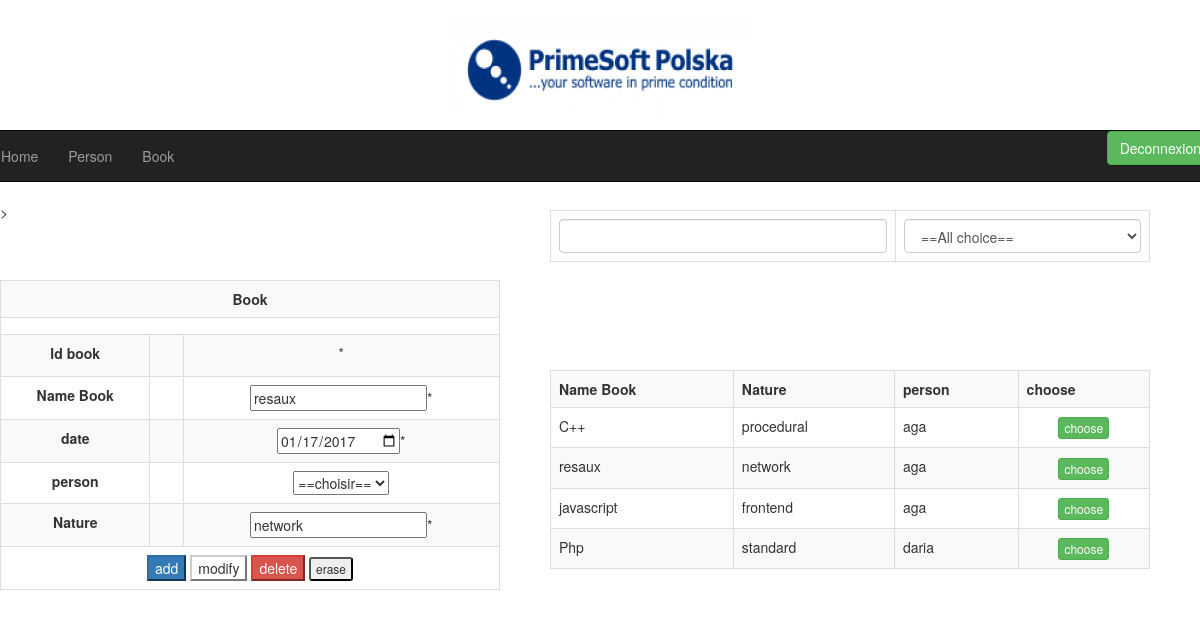
/borrow/book.php?code=5, run on the app's committed database.
### tables this page shows
CREATE TABLE IF NOT EXISTS book (
  id_book int(11) NOT NULL AUTO_INCREMENT,
  date date NOT NULL,
  name_book varchar(50) NOT NULL,
  nature varchar(50) NOT NULL,
  utilisateur int(11) NOT NULL,
  etat int(11) NOT NULL DEFAULT 1,
  PRIMARY KEY (id_book),
  KEY fk_utilisateur (utilisateur)
);

CREATE TABLE IF NOT EXISTS person (
  id_use int(11) NOT NULL AUTO_INCREMENT,
  name varchar(50) DEFAULT NULL,
  surname varchar(50) DEFAULT NULL,
  status varchar(50) NOT NULL,
  telephone varchar(50) NOT NULL,
  etat int(11) NOT NULL DEFAULT 1,
  PRIMARY KEY (id_use)
);

### borrow/book.php (the view, shortened to what this page needs)
<?php include('header.php')?>
<div class='formulaire'>
<form method="post" action="<?php echo $_SERVER['PHP_SELF']; ?>"  align="center"><br/>
				 <table class="table table-bordered table-striped">
				 	<tr>
				 		<td colspan='3'><b> Book </b></td>
				 	</tr><br/>
					<?php
					echo"<tr><td colspan =\"3\">";
					echo"</td></tr>";
					if(isset($_GET['code']))
					{
					$a='select * from book where id_book='.$_GET['code'];
					$s= mysql_query($a) or die();
					$rows1=mysql_fetch_array($s);}
					?>
					<tr>
				 		<td><label for="id_book"><b>Id book<b/></label></td>
				 		<td>&nbsp;</td>
				 		<td><input type="hidden" name="id_book" id="id_book" <?php if(isset($_GET['code'])) echo 'value="'.$rows1['id_book'].'"'; else echo 'value=""' ?>;/>*</td>
				 	</tr>
					<tr>
				 		<td><label for="lib"><b>Name Book<b/></label></td>
				 		<td>&nbsp;</td>
				 		<td><input type="text" name="lib" id="lib" <?php if(isset($_GET['code'])) echo 'value="'.$rows1['name_book'].'"'; else echo 'value=""' ?>;/>*</td>
				 	</tr>
					<tr>
				 		<td><label for="date"><b>date<b/></label></td>
				 		<td>&nbsp;</td>
				 		<td><input type="date" name="date" id="date"  <?php if(isset($_GET['code'])) echo 'value="'.$rows1['date'].'"'; else echo 'value=""' ?>/>*</td>
				 	</tr>
					<tr>
					<td><b>person<b/></td>
					<td>&nbsp;</td>
					<td> <select name='utilisateur'>
						<option value='' selected='selected'>==choisir==</option>
						</select>
					</td>
					</tr>
					 <br/> <br/>
					<tr>
				 		<td><label for="nature"><b>Nature <b/></label></td>
				 		<td>&nbsp;</td>
				 		<td><input type="text" name="nature" id="nature"  <?php if(isset($_GET['code'])) echo 'value="'.$rows1['nature'].'"'; else echo 'value=""' ?>/>*</td>
				 	</tr>
				 	<tr>
				 		<td colspan="3"><input type="submit" name="send" class='btn-primary' value="add" onclick="return validerformulaire();"/>
                        <input type="submit" name="modify" class='btn-default' value="modify"/>
                         <input type="submit" name="delete" class='btn-danger' value="delete"/>
						 <input type="reset" name="cancel" class='btn-xs' value="erase"/></td>
				 	</tr>
				 </table>
			 </form>
		</div>
		<?php
	$sql2="select * from book,person where book.utilisateur=id_use and book.etat=1";
	$reccord_sql2=@mysql_query($sql2);
	$nb=@mysql_num_rows($reccord_sql2);
	if($nb>0)
	{
		$rows=mysql_fetch_array($reccord_sql2);
?>
<div class='liste'>
						<table class="table table-bordered table-striped">
						<tr>
							<th>Name Book</th>
							<th>Nature</th>
							<th>person</th>
							<th>choose</th>
						</tr>
						<?php
						do{ ?>
							<tr bgcolor="white">
								<td><?php echo $rows['name_book']; ?></td>
								<td><?php echo $rows['nature']; ?></td>
								<td><?php echo $rows['name']; ?></td>
								<td align="center"><a href="book.php?code=<?php echo $rows['id_book'];?>"<button type='button' class='btn btn-success btn-xs'>choose</button></a></td>
							</tr>
						<?php }while($rows=mysql_fetch_array($reccord_sql2)); ?>
					</table>
					<?php
				}else{
					echo"Not table save
					";
				}
				?>
    </div>
	 <div class='recherche'>
			<br/><br/>
			<form>
				<table class="table table-bordered">
					<tr>
						<td>
							<input type="text" class="form-control" id="rech1"/>
						</td>
						<td>
						<select class='form-control'>
						<option value='6' select='selected'>==All choice==</option>
						</select>
						</td>
					</tr>
				</table>
			</form>
</div>
>

### borrow/style.css (style rules this page uses)
.formulaire { position:absolute; width:500px; height:400px; top:200px; }
.liste { position:absolute; width:600px; height:400px; left:550px; top:350px; overflow:auto; }
.recherche { position:absolute; width:600px; height:100px; left:550px; top:150px; }

### data on the page
book: lib "resaux", date "01/17/2017", nature "network", name_book "resaux", person.name "aga"
book: name_book "C++", nature "procedural", person.name "aga"
book: name_book "javascript", nature "frontend", person.name "aga"
book: name_book "Php", nature "standard", person.name "daria"
